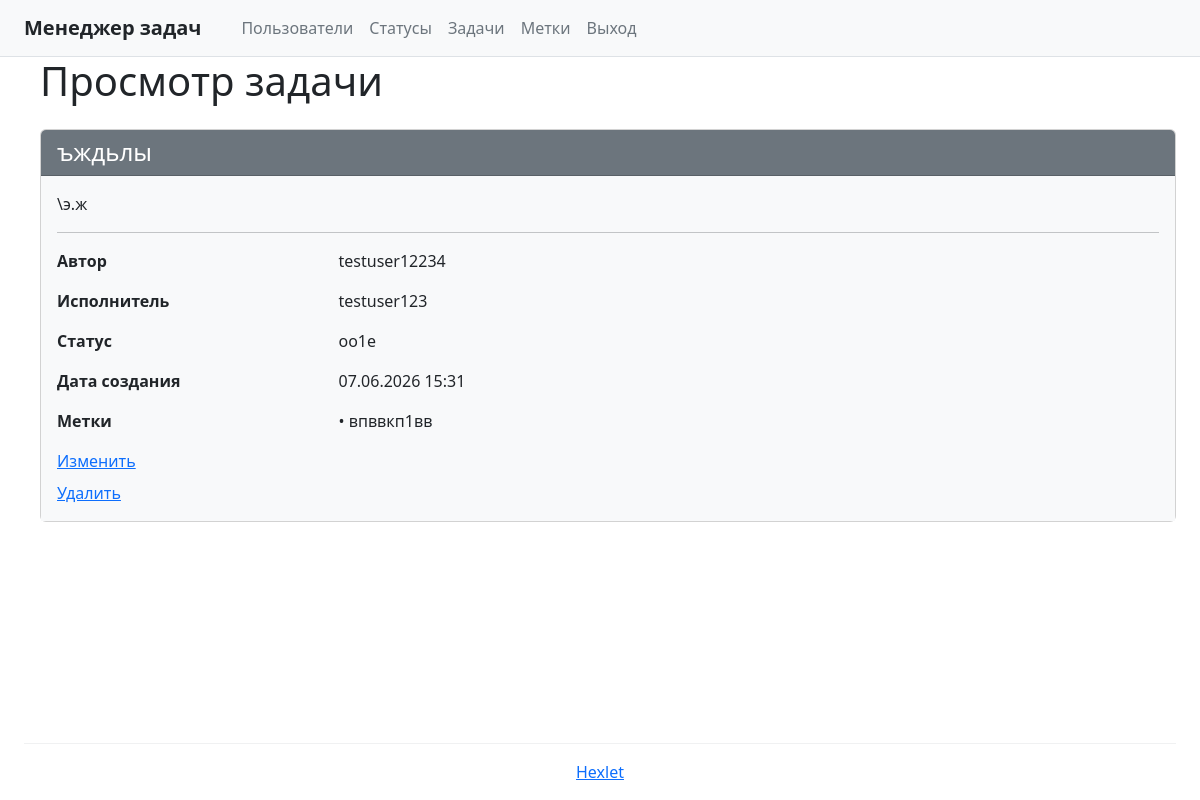
Screenshot of /tasks/5/ (signed in) with the database file from the repository.
### task_manager/models.py (models this page shows, shortened)
class Task(models.Model):
    name = models.CharField(max_length=150, unique=True, verbose_name='Имя')
    description = models.TextField(blank=True, verbose_name='Описание')
    status = models.ForeignKey('Status', on_delete=models.PROTECT, verbose_name='Статус')
    author = models.ForeignKey(
        User, on_delete=models.PROTECT, related_name='author_tasks', verbose_name='Автор'
    )
    executor = models.ForeignKey(
        User, on_delete=models.PROTECT, related_name='executor_tasks',
        blank=True, null=True, verbose_name='Исполнитель'
    )
    labels = models.ManyToManyField('Label', blank=True, verbose_name='Метки')
    created_at = models.DateTimeField(auto_now_add=True, verbose_name='Дата создания')
    class Meta:
        verbose_name = 'Задача'
        verbose_name_plural = 'Задачи'
        ordering = ['-created_at']

class Status(models.Model):
    name = models.CharField(max_length=100, unique=True, verbose_name='Имя')
    created_at = models.DateTimeField(default=timezone.now, verbose_name='Дата создания')
    class Meta:
        verbose_name = 'Статус'
        verbose_name_plural = 'Статусы'
        ordering = ['id']

class Label(models.Model):
    name = models.CharField(max_length=100, unique=True, verbose_name='Имя')
    created_at = models.DateTimeField(auto_now_add=True, verbose_name='Дата создания')
    class Meta:
        verbose_name = 'Метка'
        verbose_name_plural = 'Метки'
        ordering = ['id']

### task_manager/views.py (the view)
# urls.py: path('tasks/<int:pk>/', TaskDetailView.as_view(), name='task_detail'),
class TaskDetailView(LoginRequiredMixin, DetailView):
    model = Task
    template_name = 'task_detail.html'
    context_object_name = 'task'

### templates/task_detail.html
{% extends 'base.html' %}
{% block content %}
<div class="ms-3">
    <h1 class="fw-normal mb-4">Просмотр задачи</h1>
    <div class="card mb-4">
        <div class="card-header bg-secondary text-white">
            <h2 class="mb-0 fs-4">{{ task.name }}</h2>
        </div>
        <div class="card-body bg-light">
            {% if task.description %}
                <div class="mb-3">
                    <p>{{ task.description }}</p>
                </div>
                <hr>
            {% endif %}
            <div class="row mb-3">
                <div class="col-3 fw-semibold">Автор</div>
                <div class="col-9">{{ task.author.username }}</div>
            </div>
            <div class="row mb-3">
                <div class="col-3 fw-semibold">Исполнитель</div>
                <div class="col-9">{{ task.executor.username|default:"—" }}</div>
            </div>
            <div class="row mb-3">
                <div class="col-3 fw-semibold">Статус</div>
                <div class="col-9">{{ task.status.name }}</div>
            </div>
            <div class="row mb-3">
                <div class="col-3 fw-semibold">Дата создания</div>
                <div class="col-9">{{ task.created_at|date:"d.m.Y H:i" }}</div>
            </div>
            <div class="row mb-3">
                <div class="col-3 fw-semibold align-self-start">Метки</div>
                <div class="col-9">
                    {% for label in task.labels.all %}
                        <div>• {{ label.name }}</div>
                    {% empty %}
                        <div>—</div>
                    {% endfor %}
                </div>
            </div>
            <div class="d-flex flex-column gap-2 mt-3">
                <a href="{% url 'task_update' task.pk %}" class="text-primary text-decoration-underline">Изменить</a>
                <a href="{% url 'task_delete' task.pk %}" class="text-primary text-decoration-underline">Удалить</a>
            </div>
        </div>
    </div>
</div>
{% endblock %}

### rows the page displays
Task: name "ъждьлы", description "\\э.ж", author.username "testuser12234", executor.username "testuser123", status.name "оо1е", created_at "07.06.2026 15:31"
Label: name "впввкп1вв"
